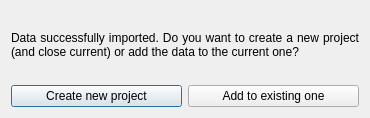
<?xml version="1.0" encoding="UTF-8"?>
<ui version="4.0">
 <class>ImportTextDialog</class>
 <widget class="QDialog" name="ImportTextDialog">
  <property name="windowModality">
   <enum>Qt::ApplicationModal</enum>
  </property>
  <property name="geometry">
   <rect>
    <x>0</x>
    <y>0</y>
    <width>370</width>
    <height>118</height>
   </rect>
  </property>
  <property name="sizePolicy">
   <sizepolicy hsizetype="Minimum" vsizetype="Minimum">
    <horstretch>0</horstretch>
    <verstretch>0</verstretch>
   </sizepolicy>
  </property>
  <property name="windowTitle">
   <string>Dialog</string>
  </property>
  <property name="modal">
   <bool>true</bool>
  </property>
  <layout class="QVBoxLayout" name="verticalLayout">
   <item>
    <widget class="QLabel" name="label">
     <property name="text">
      <string>Data successfully imported. Do you want to create a new project (and close current) or add the data to the current one?</string>
     </property>
     <property name="alignment">
      <set>Qt::AlignJustify|Qt::AlignVCenter</set>
     </property>
     <property name="wordWrap">
      <bool>true</bool>
     </property>
    </widget>
   </item>
   <item>
    <layout class="QHBoxLayout" name="horizontalLayout">
     <item>
      <widget class="QPushButton" name="pb_new">
       <property name="text">
        <string>Create new project</string>
       </property>
      </widget>
     </item>
     <item>
      <widget class="QPushButton" name="pb_add">
       <property name="text">
        <string>Add to existing one</string>
       </property>
      </widget>
     </item>
    </layout>
   </item>
  </layout>
 </widget>
 <resources/>
 <connections/>
</ui>
